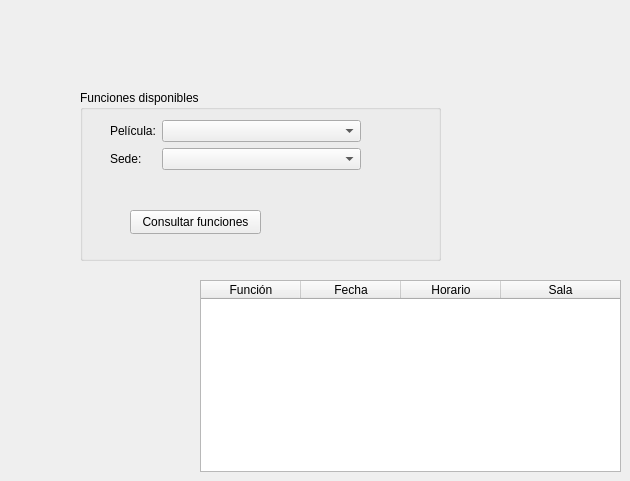
          <widget class="QWidget" name="tabFuncionesSedeCliente">
           <attribute name="title">
            <string>Película + sede</string>
           </attribute>
           <widget class="QGroupBox" name="grpFuncionesSedeCliente">
            <property name="geometry">
             <rect>
              <x>80</x>
              <y>90</y>
              <width>361</width>
              <height>171</height>
             </rect>
            </property>
            <property name="title">
             <string>Funciones disponibles</string>
            </property>
            <widget class="QWidget" name="formLayoutWidget_7">
             <property name="geometry">
              <rect>
               <x>30</x>
               <y>30</y>
               <width>251</width>
               <height>80</height>
              </rect>
             </property>
             <layout class="QFormLayout" name="formLayout_6">
              <item row="0" column="0">
               <widget class="QLabel" name="lblPeliculaFuncionesCliente">
                <property name="text">
                 <string>Película:</string>
                </property>
               </widget>
              </item>
              <item row="0" column="1">
               <widget class="QComboBox" name="cmbPeliculaFuncionesCliente"/>
              </item>
              <item row="1" column="0">
               <widget class="QLabel" name="lblSedeFuncionesCliente">
                <property name="text">
                 <string>Sede:</string>
                </property>
               </widget>
              </item>
              <item row="1" column="1">
               <widget class="QComboBox" name="cmbSedeFuncionesCliente">
                <property name="editable">
                 <bool>false</bool>
                </property>
               </widget>
              </item>
             </layout>
            </widget>
            <widget class="QPushButton" name="btnConsultarFuncionesCliente">
             <property name="geometry">
              <rect>
               <x>50</x>
               <y>120</y>
               <width>131</width>
               <height>24</height>
              </rect>
             </property>
             <property name="text">
              <string>Consultar funciones</string>
             </property>
            </widget>
           </widget>
           <widget class="QTableWidget" name="tblFuncionesClienteGrafo">
            <property name="geometry">
             <rect>
              <x>200</x>
              <y>280</y>
              <width>421</width>
              <height>192</height>
             </rect>
            </property>
            <property name="editTriggers">
             <set>QAbstractItemView::EditTrigger::NoEditTriggers</set>
            </property>
            <property name="selectionBehavior">
             <enum>QAbstractItemView::SelectionBehavior::SelectRows</enum>
            </property>
            <attribute name="horizontalHeaderStretchLastSection">
             <bool>true</bool>
            </attribute>
            <column>
             <property name="text">
              <string>Función</string>
             </property>
            </column>
            <column>
             <property name="text">
              <string>Fecha</string>
             </property>
            </column>
            <column>
             <property name="text">
              <string>Horario</string>
             </property>
            </column>
            <column>
             <property name="text">
              <string>Sala</string>
             </property>
            </column>
           </widget>
          </widget>
